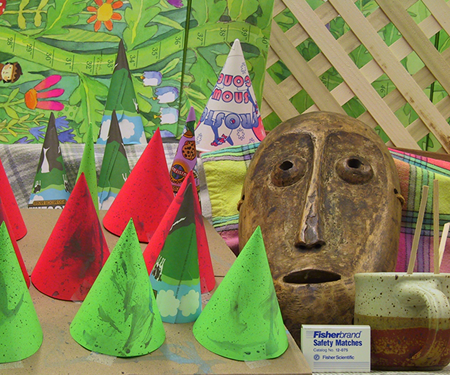
%> input picture Part-2/im2.png, 450 x 375 px
$ octave Depth_from_Rectified_Stereo_Images.m   (GNU Octave 9; MATLAB toolbox functions it lacks are replaced by stand-ins)
%> lines starting %> are read from the running program, lines starting %| are printed output that depends on the picture
clear
clc
addpath('../GCMex')

%%%%%%%%%%%%%%%%%%%%%%%%%%%%%%
% [4 lines of commented-out code are left out]
%%%%%%%%%%%%%%%%%%%%%%%%%%%%%%

% read image
img1 = double(imread('im2.png'));
img2 = double(imread('im6.png'));
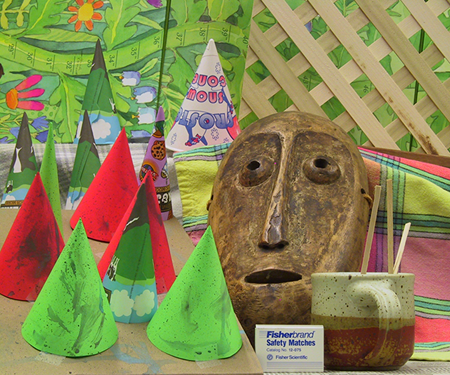
%> input picture Part-2/im6.png, 450 x 375 px
[height,width, ~] = size(img1);
%> height = 375; width = 450

img_seq1 = reshape(img1,[],3); % scan the image by column
img_seq2 = reshape(img2,[],3); % scan the image by column
N = size(img_seq1,1);
%> N = 168750
D = flip([-50:0]); % good range: 50,
C = size(D,2);
unary = 4000*ones(C,N);
[X, Y] = meshgrid(1:C, 1:C);
labelcost = min(25, (X - Y).*(X - Y));
labelcost = labelcost./25;
tic
 % for each node in image
 for w = 1:width
     for h = 1:height
         n = (w-1)*height + h;
         node1 = reshape(img1(h,w,:),1,3);
         node2s = squeeze(img2(h,:,:));
         % data term
         w_ls = D+w;
         match_w_ls = w_ls(1,find(w_ls<=450,1):find(w_ls>=1,1,'last'));
         match_cost = sum((node1 - node2s(match_w_ls,:)).^2,2);
         cover_start = find(w_ls<=450,1);
         cover_end = find(w_ls>=1,1,'last');
         unary(cover_start:cover_end,n) = match_cost;
     end
 end
 toc
% class should start from 0, for now, class start from 1!
[~,class] = min(unary,[],1);

% construct edge
%   locate the neighbors' location
tic
loc_board = ones(height,width);
loc_right = find(imtranslate(loc_board,[-1, 0],'FillValues',0) ~= 0);
%> loc_right = 168375 values from 1 to 168375
loc_left = find(imtranslate(loc_board,[1, 0],'FillValues',0) ~= 0);
%> loc_left = 168375 values from 376 to 168750
loc_top = find(imtranslate(loc_board,[0,1],'FillValues',0) ~= 0);
%> loc_top = 168300 values from 2 to 168750
loc_bottom = find(imtranslate(loc_board,[0,-1],'FillValues',0) ~= 0);
%> loc_bottom = 168300 values from 1 to 168749
loc_rt = find(imtranslate(loc_board,[-1, 1],'FillValues',0) ~= 0);
loc_lt = find(imtranslate(loc_board,[1, 1],'FillValues',0) ~= 0);
loc_rb = find(imtranslate(loc_board,[-1, -1],'FillValues',0) ~= 0);
loc_lb = find(imtranslate(loc_board,[1, -1],'FillValues',0) ~=0);
i = [loc_right;loc_left;loc_top;loc_bottom;loc_rt;loc_lt;loc_rb;loc_lb];
j = [loc_left;loc_right;loc_bottom;loc_top;loc_lb;loc_rb;loc_lt;loc_rt];
pairwise = sparse(i,j,1);
toc

d = class-1;
% normalize
d = d/max(d);
a = reshape(d,height,width);
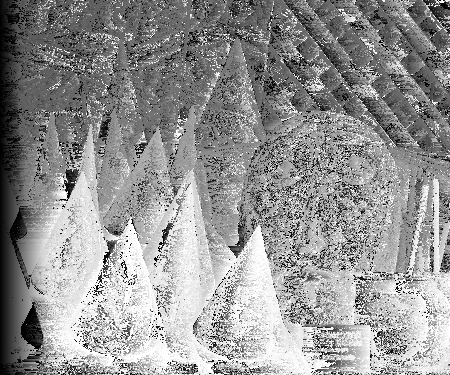
%> a: size 375x450 double; min 0, max 1, mean 0.58
figure()
imshow(a)

tic
unary = unary./4000;
toc
tic
%> (the run ends here)
